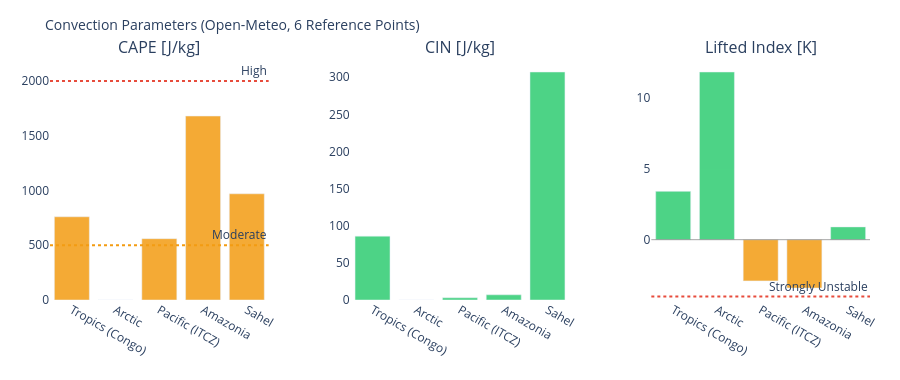

Here is the notebook cell this chart was saved with:
### Markdown cell above
---
## 3. Visualizations

### Code cell
# ============================================================
# CAPE / CIN / LIFTED INDEX – Convection potential
# ============================================================

if not df_atm.empty:
    fig = make_subplots(
        rows=1, cols=3,
        subplot_titles=['CAPE [J/kg]', 'CIN [J/kg]', 'Lifted Index [K]'],
        horizontal_spacing=0.1
    )
    pts = df_atm['point'].tolist()
    pt_colors = ['#E85D24','#185FA5','#888780','#378ADD','#639922','#F2A623']

    # CAPE – höher = mehr Gewitterpotential
    cape_vals = df_atm['cape'].fillna(0).tolist()
    cape_colors = ['#e74c3c' if v > 2000 else '#f39c12' if v > 500 else '#2ecc71'
                   for v in cape_vals]
    fig.add_trace(go.Bar(x=pts, y=cape_vals, marker_color=cape_colors,
                         opacity=0.85, showlegend=False), row=1, col=1)
    fig.add_hline(y=2000, line_dash='dot', line_color='#e74c3c',
                  annotation_text='High', row=1, col=1)
    fig.add_hline(y=500,  line_dash='dot', line_color='#f39c12',
                  annotation_text='Moderate', row=1, col=1)

    # CIN – negativer = stärker gedeckelt (weniger Auslöse)
    cin_vals = df_atm['cin'].fillna(0).tolist()
    cin_colors = ['#e74c3c' if v < -200 else '#f39c12' if v < -50 else '#2ecc71'
                  for v in cin_vals]
    fig.add_trace(go.Bar(x=pts, y=cin_vals, marker_color=cin_colors,
                         opacity=0.85, showlegend=False), row=1, col=2)

    # Lifted Index – negativ = instabil
    li_vals = df_atm['li'].fillna(0).tolist()
    li_colors = ['#e74c3c' if v < -4 else '#f39c12' if v < 0 else '#2ecc71'
                 for v in li_vals]
    fig.add_trace(go.Bar(x=pts, y=li_vals, marker_color=li_colors,
                         opacity=0.85, showlegend=False), row=1, col=3)
    fig.add_hline(y=0, line_color='gray', line_width=0.7, row=1, col=3)
    fig.add_hline(y=-4, line_dash='dot', line_color='#e74c3c',
                  annotation_text='Strongly Unstable', row=1, col=3)

    fig.update_layout(
        title=dict(text='Convection Parameters (Open-Meteo, 6 Reference Points)', font=dict(size=14)),
        height=380, plot_bgcolor='rgba(0,0,0,0)', paper_bgcolor='rgba(0,0,0,0)',
        margin=dict(l=50, r=30, t=60, b=80)
    )
    fig.update_xaxes(tickangle=30)
    fig.show()

### Figure 1 — Plotly figure (JSON) as saved in the notebook; plotly's stock layout.template omitted (floating-point values rounded to 4 significant figures)
{"data": [{"marker": {"color": ["#f39c12", "#2ecc71", "#f39c12", "#f39c12", "#f39c12"]}, "opacity": 0.85, "showlegend": false, "type": "bar", "x": ["Tropics (Congo)", "Arctic", "Pacific (ITCZ)", "Amazonia", "Sahel"], "xaxis": "x", "y": [760.0, 0.0, 560.0, 1680.0, 970.0], "yaxis": "y"}, {"marker": {"color": ["#2ecc71", "#2ecc71", "#2ecc71", "#2ecc71", "#2ecc71"]}, "opacity": 0.85, "showlegend": false, "type": "bar", "x": ["Tropics (Congo)", "Arctic", "Pacific (ITCZ)", "Amazonia", "Sahel"], "xaxis": "x2", "y": [86.0, 0.0, 3.0, 7.0, 307.0], "yaxis": "y2"}, {"marker": {"color": ["#2ecc71", "#2ecc71", "#f39c12", "#f39c12", "#2ecc71"]}, "opacity": 0.85, "showlegend": false, "type": "bar", "x": ["Tropics (Congo)", "Arctic", "Pacific (ITCZ)", "Amazonia", "Sahel"], "xaxis": "x3", "y": [3.4, 11.8, -2.9, -3.4, 0.9], "yaxis": "y3"}], "layout": {"annotations": [{"font": {"size": 16}, "showarrow": false, "text": "CAPE [J/kg]", "x": 0.1333, "xanchor": "center", "xref": "paper", "y": 1.0, "yanchor": "bottom", "yref": "paper"}, {"font": {"size": 16}, "showarrow": false, "text": "CIN [J/kg]", "x": 0.5, "xanchor": "center", "xref": "paper", "y": 1.0, "yanchor": "bottom", "yref": "paper"}, {"font": {"size": 16}, "showarrow": false, "text": "Lifted Index [K]", "x": 0.8667, "xanchor": "center", "xref": "paper", "y": 1.0, "yanchor": "bottom", "yref": "paper"}, {"showarrow": false, "text": "High", "x": 1, "xanchor": "right", "xref": "x domain", "y": 2000, "yanchor": "bottom", "yref": "y"}, {"showarrow": false, "text": "Moderate", "x": 1, "xanchor": "right", "xref": "x domain", "y": 500, "yanchor": "bottom", "yref": "y"}, {"showarrow": false, "text": "Strongly Unstable", "x": 1, "xanchor": "right", "xref": "x3 domain", "y": -4, "yanchor": "bottom", "yref": "y3"}], "height": 380, "margin": {"b": 80, "l": 50, "r": 30, "t": 60}, "paper_bgcolor": "rgba(0,0,0,0)", "plot_bgcolor": "rgba(0,0,0,0)", "shapes": [{"line": {"color": "#e74c3c", "dash": "dot"}, "type": "line", "x0": 0, "x1": 1, "xref": "x domain", "y0": 2000, "y1": 2000, "yref": "y"}, {"line": {"color": "#f39c12", "dash": "dot"}, "type": "line", "x0": 0, "x1": 1, "xref": "x domain", "y0": 500, "y1": 500, "yref": "y"}, {"line": {"color": "gray", "width": 0.7}, "type": "line", "x0": 0, "x1": 1, "xref": "x3 domain", "y0": 0, "y1": 0, "yref": "y3"}, {"line": {"color": "#e74c3c", "dash": "dot"}, "type": "line", "x0": 0, "x1": 1, "xref": "x3 domain", "y0": -4, "y1": -4, "yref": "y3"}], "title": {"font": {"size": 14}, "text": "Convection Parameters (Open-Meteo, 6 Reference Points)"}, "xaxis": {"anchor": "y", "domain": [0.0, 0.2667], "tickangle": 30}, "xaxis2": {"anchor": "y2", "domain": [0.3667, 0.6333], "tickangle": 30}, "xaxis3": {"anchor": "y3", "domain": [0.7333, 1.0], "tickangle": 30}, "yaxis": {"anchor": "x", "domain": [0.0, 1.0]}, "yaxis2": {"anchor": "x2", "domain": [0.0, 1.0]}, "yaxis3": {"anchor": "x3", "domain": [0.0, 1.0]}}}
